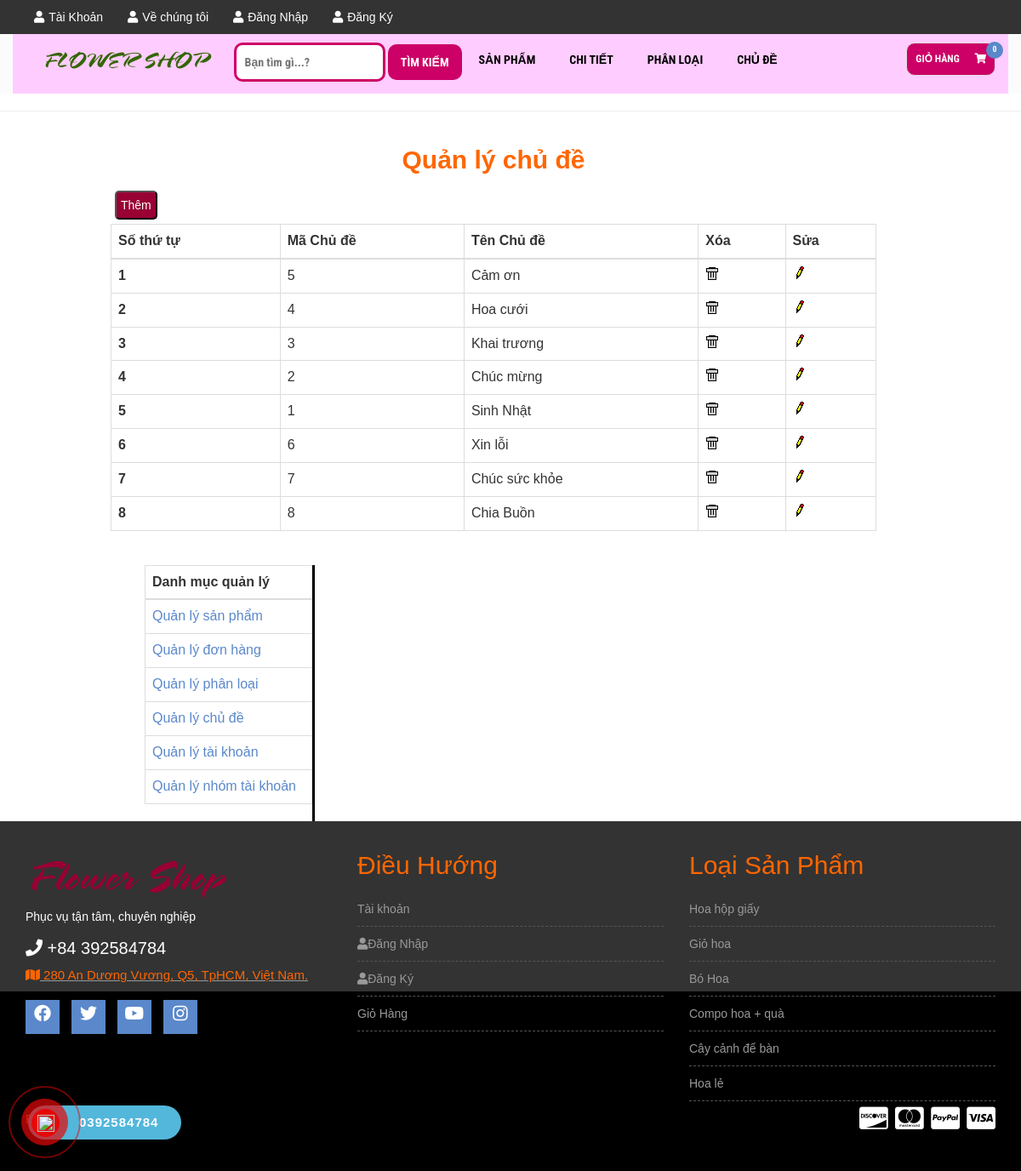
/admin.php?mod=manufacturer&act=manage, run on the app's committed database.
### tables this page shows
CREATE TABLE `manufacturers` (
  `ManufacturerID` int(11) NOT NULL,
  `ManufacturerName` varchar(255) NOT NULL
);

CREATE TABLE `categories` (
  `CategoryID` int(11) NOT NULL,
  `CategoryName` varchar(255) NOT NULL,
  `Position` int(11) DEFAULT 0
);

### Controller/Manufacturer/Manage.php (called while the page is built)
<?php
	include_once("Model/Manufacturer.php");
	$ma = new Manufacturer();
	$ret = $ma->getManufacturerManage();
	include_once("View/Manufacturer/Manage.php");
?>

### Model/Manufacturer.php (called while the page is built, shortened)
<?php
include_once("DataProvider.php");
class Manufacturer{
	private $da;
	function __construct(){
		$this->da = new DataProvider();
	}
	function getManufacturerManage(){
		$sql = "Select * from manufacturers";
		return $this->da->FetchAll($sql);
	}
	function getManufacturer(){
		return $this->da->FetchAll("Select * from manufacturers");
	}
}
?>

### Model/DataProvider.php (called while the page is built, shortened)
<?php
	class DataProvider{
		private $link;
		function __construct()
		{
			$this->link=mysqli_connect("localhost","root","","webdack");
		}
		function ExecuteQuery($sql)
		{
			mysqli_query($this->link,"set names utf8");
			return mysqli_query($this->link, $sql);
		}
		function FetchAll($sql){
			$arr=array();
			$r = $this->ExecuteQuery($sql);
			while($row = mysqli_fetch_assoc($r)){
				$arr[]=$row;
			}
			return $arr;
		}
	}
?>

### Controller/Manufacturer/Manufacturer.php (called while the page is built)
<?php
	include_once("Model/Manufacturer.php");
	$manu = new Manufacturer();
	$result = $manu->getManufacturer();
	include_once("View/Manufacturer/Manufacturer.php");
?>

### Controller/Category/Categoryfooter.php (called while the page is built)
<?php
	include_once("Model/Category.php");
	$cate = new Category;
	$result = $cate->getCategory();
	include("View/Category/Categoryfooter.php");
?>

### Model/Category.php (called while the page is built, shortened)
<?php
	include_once("Model/DataProvider.php");
	class Category{
		private $da;
		function __construct(){
			$this->da=new DataProvider();
		}
		function getCategory(){
			$sql= "Select * from categories";
			return $this->da->FetchAll($sql);
		}
	}
?>

### Controller/Category/Category.php (called while the page is built)
<?php
	include_once("Model/Category.php");
	$cate = new Category();
	$result = $cate->getCategory();
	include_once("View/Category/Category.php");
?>

### View/Manufacturer/Manage.php (the view)
<br>
<div style="width: 900px; float: right; margin-right: 170px;">
<center><h2><a style="color: #ff6600;font-weight: bold;font-size: 30px" href="admin.php?mod=manufacturer&act=manage">Quản lý chủ đề</a></h2></center>
	<button style="background-color: #990033; border-radius: 5px; padding: 5px; margin: 5px;"><a style="color: #fff;font-size: 15spx" href="admin.php?mod=manufacturer&act=insert">Thêm</a></button>
	<table class="table table-bordered">
	<thead>
		<tr>
		<th scope="col">Số thứ tự</th>
		<th scope="col">Mã Chủ đề</th>
		<th scope="col">Tên Chủ đề</th>
		<th scope="col">Xóa</th>
		<th scope="col">Sửa</th>
		</tr>
	</thead>
	<tbody>
		<?php
		$index = 1;
		foreach ($ret as $row) { ?>
			<tr>
				<th scope="row"><?= $index ?></th>
				<td><?= $row['ManufacturerID'] ?></td>
				<td><?= $row['ManufacturerName'] ?></td>
				<td><?= "<a href=\"admin.php?mod=manufacturer&act=delete&id=$row[ManufacturerID]\" onclick=\"return IsDelete()\">" ?><img src="Images/Delete.gif" /></a></td>
				<td><?= "<a href=\"admin.php?mod=manufacturer&act=edit&id=$row[ManufacturerID]\">" ?><img src="Images/Edit.gif" /></a></td>
			</tr>
			<?php $index++;
		} ?>
	</tbody>
	</table>
<br>
</div>

### View/Category/Categoryfooter.php
<?php
    foreach ($result as $row) {
    	echo "<li><a href=\"index.php?mod=category&act=resultcategory&id={$row['CategoryID']}\">{$row['CategoryName']}</a></li>";
    }
?>

### css/style.css (style rules this page uses)
img { max-width: 100%; height: auto; }
h1, h2, h3, h4, h5, h6 { margin: 0 0 15px; }
body { font-family:Arial, Helvetica, sans-serif; }
.footer-menu ul li { border-bottom: 1px dashed #555; padding: 5px 0; }
.footer-menu a { display: block; padding: 5px 0;color: #999 }
a { color: #5a88ca }
body { width: 100%; }

### data on the page
manufacturers: ManufacturerID "5", ManufacturerName "Cảm ơn"
manufacturers: ManufacturerID "4", ManufacturerName "Hoa cưới"
manufacturers: ManufacturerID "3", ManufacturerName "Khai trương"
manufacturers: ManufacturerID "2", ManufacturerName "Chúc mừng"
manufacturers: ManufacturerID "1", ManufacturerName "Sinh Nhật"
manufacturers: ManufacturerID "6", ManufacturerName "Xin lỗi"
manufacturers: ManufacturerID "7", ManufacturerName "Chúc sức khỏe"
manufacturers: ManufacturerID "8", ManufacturerName "Chia Buồn"
categories: CategoryName "Hoa hộp giấy"
categories: CategoryName "Giỏ hoa"
categories: CategoryName "Bó Hoa"
categories: CategoryName "Compo hoa + quà"
categories: CategoryName "Cây cảnh để bàn"
categories: CategoryName "Hoa lẻ"
